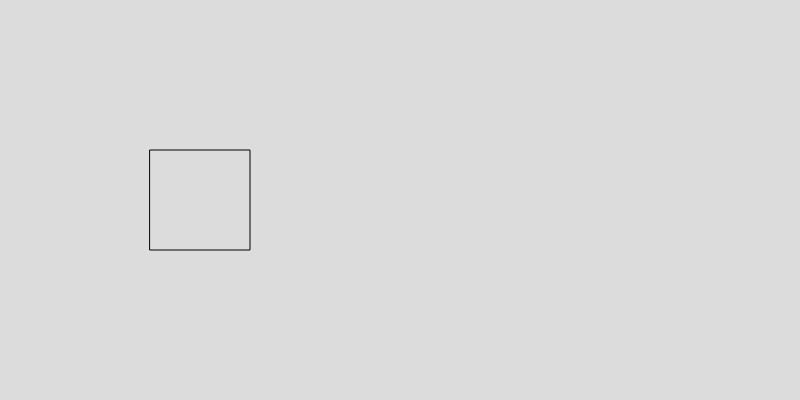
Frame 1 (no input)
Frame 60 (no input): identical to frame 1, image omitted
Frame 120 (the mouse pressed at the canvas centre since frame 60): identical to frame 1, image omitted

The p5.js sketch that drew this single still picture (run headless with seeded random() and noise() and a simulated clock; from frame 60 on, the mouse is pressed at the canvas centre):

// p5.js sketch
// ── sketch.js
let square = { x: 150, y: 150, size: 100 };
let transition = 0;
let stars=[]

function setup() {
  createCanvas(800, 400);
  
  for (let i = 0; i < 50; i++) {
    stars.push({
      x: random(width),
      y: random(height),
      speed: random(1, 5)
    });
  }
}

function draw() {
  background(220);

  let mouseIsInside =
    mouseX > square.x &&
    mouseX < square.x + square.size &&
    mouseY > square.y &&
    mouseY < square.y + square.size;
  
  constrain(transition,0,1)

  if (mouseIsInside) {
    transition += (1 - transition) * 0.02;
  } else {
    transition -= transition * 0.02;
  }

  drawBackground(transition);
  if (mouseIsInside){
  drawStars()
  }
  
  stroke(0);
  rect(square.x, square.y, square.size, square.size);
  
}

function drawBackground(transition) {
  noFill();
  for (let i = 0; i <= height; i++) {
    let yPos = map(i, 0, height, 0, 1);
    let gradientColor = lerpColor(color(0,0,0), color(170,139,198), yPos);

    let transitionColor = color(
      red(gradientColor),
      green(gradientColor),
      blue(gradientColor),
      transition * 255
    );
    //stroke(gradientColor,transition * 255);//failed maybe because of the format??? try??RGB??
    stroke(transitionColor);
    line(0, i, width, i);
  }
}

function drawStars(){
  for (let s of stars) {
    fill(255); // White stars
    noStroke();
    ellipse(s.x, s.y, 2, 2);
    s.x+=s.speed;
    if(s.x>width){
      s.x=0
    }
  }
}
